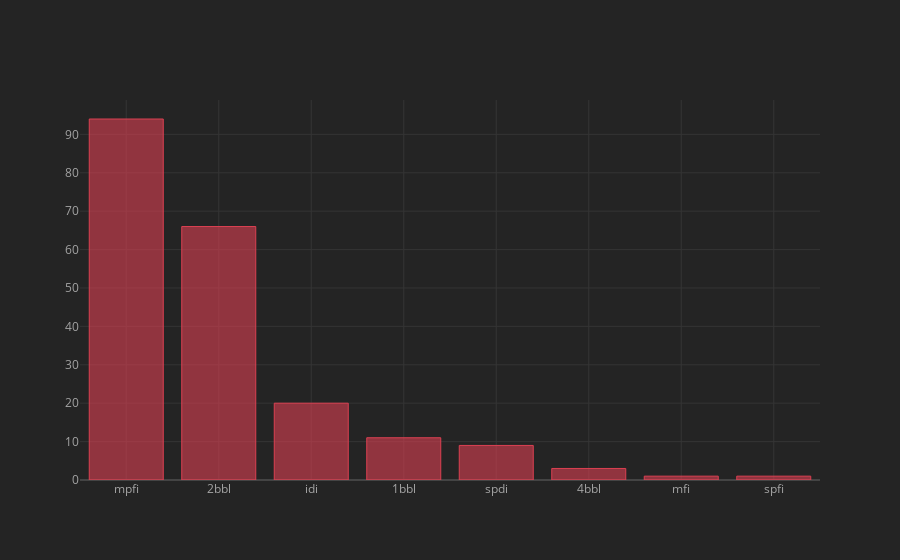

Notebook code cell kept with this figure:
### Code cell
df['fuel-system'].value_counts().iplot(kind='bar',colors='red')

### Figure 1 — Plotly figure (JSON) as saved in the notebook; plotly's stock layout.template omitted (floating-point values rounded to 4 significant figures)
{"data": [{"marker": {"color": "rgba(219, 64, 82, 0.6)", "line": {"color": "rgba(219, 64, 82, 1.0)", "width": 1}}, "name": "fuel-system", "orientation": "v", "text": "", "type": "bar", "x": ["mpfi", "2bbl", "idi", "1bbl", "spdi", "4bbl", "mfi", "spfi"], "y": [94, 66, 20, 11, 9, 3, 1, 1]}], "layout": {"legend": {"bgcolor": "#242424", "font": {"color": "#F4F4F4"}}, "paper_bgcolor": "#242424", "plot_bgcolor": "#242424", "title": {"font": {"color": "#F4F4F4"}}, "xaxis": {"gridcolor": "#343434", "showgrid": true, "tickfont": {"color": "#A4A4A4"}, "title": {"font": {"color": "#A4A4A4"}, "text": ""}, "zerolinecolor": "#444444"}, "yaxis": {"gridcolor": "#343434", "showgrid": true, "tickfont": {"color": "#A4A4A4"}, "title": {"font": {"color": "#A4A4A4"}, "text": ""}, "zerolinecolor": "#444444"}}}
